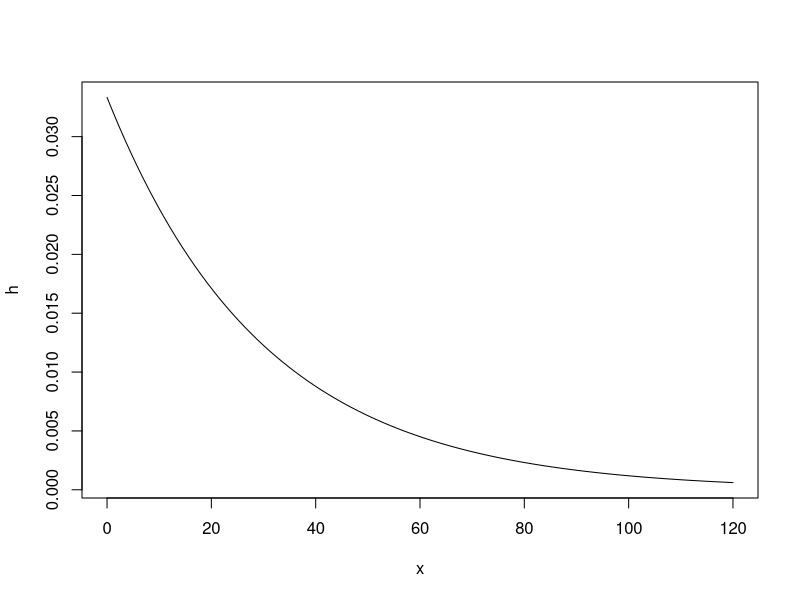

This figure's R source:
# page number: 66

f <- function(t) {
	l <- 1/30
	y <- list()
	for(i in t){
		y=c(y, l*exp(-l*i))
	}
	return(y)
}

h <- Vectorize(f)
plot(h,0,120)